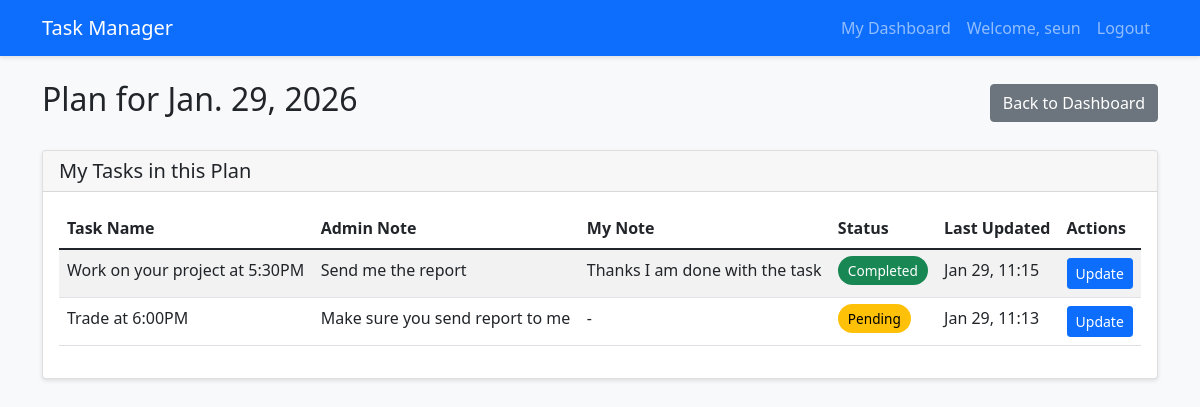
/staff/plans/1/ (signed in), run on the app's committed database.
### core/models.py (models this page shows, shortened)
class Plan(models.Model):
    date = models.DateField(unique=True, default=timezone.now)
    created_at = models.DateTimeField(auto_now_add=True)
    updated_at = models.DateTimeField(auto_now=True)
    class Meta:
        ordering = ['-date']

class Task(models.Model):
    STATUS_CHOICES = [
        ('pending', 'Pending'),
        ('in_progress', 'In Progress'),
        ('completed', 'Completed'),
        ('on_hold', 'On Hold'),
    ]
    plan = models.ForeignKey(Plan, on_delete=models.CASCADE, related_name='tasks')
    staff = models.ForeignKey(User, on_delete=models.CASCADE, limit_choices_to={'is_staff': True})
    name = models.CharField(max_length=200)
    admin_note = models.TextField(blank=True, null=True, verbose_name="Note by Admin")
    staff_note = models.TextField(blank=True, null=True, verbose_name="Note by Staff")
    status = models.CharField(max_length=20, choices=STATUS_CHOICES, default='pending')
    created_at = models.DateTimeField(auto_now_add=True)
    updated_at = models.DateTimeField(auto_now=True)
    class Meta:
        ordering = ['-created_at']

### core/views.py (the view)
# urls.py: path('staff/plans/<int:plan_id>/', views.staff_plan_detail, name='staff_plan_detail'),
@login_required
@user_passes_test(is_staff_user)
def staff_plan_detail(request, plan_id):
    plan = get_object_or_404(Plan, id=plan_id)
    tasks = plan.tasks.filter(staff=request.user)
    if request.method == 'POST':
        task_id = request.POST.get('task_id')
        task = get_object_or_404(Task, id=task_id, staff=request.user)
        form = StaffTaskUpdateForm(request.POST, instance=task)
        if form.is_valid():
            form.save()
            return redirect('staff_plan_detail', plan_id=plan.id)
    else:
        form = StaffTaskUpdateForm()
    return render(request, 'core/staff_plan_detail.html', {
        'plan': plan,
        'tasks': tasks,
        'form': form,
    })

### core/views.py (called while the page is built)
def is_staff_user(user):
    return user.is_staff and not user.is_superuser

### templates/core/staff_plan_detail.html (shortened to what this page needs)
{% extends 'base.html' %}
{% block content %}
<div class="d-flex justify-content-between align-items-center mb-4">
    <h2>Plan for {{ plan.date }}</h2>
    <a href="{% url 'staff_dashboard' %}" class="btn btn-secondary">Back to Dashboard</a>
</div>
<div class="card">
    <div class="card-header">
        <h5 class="mb-0">My Tasks in this Plan</h5>
    </div>
    <div class="card-body">
        {% if tasks %}
            <div class="table-responsive">
                <table class="table table-striped">
                    <thead>
                        <tr>
                            <th>Task Name</th>
                            <th>Admin Note</th>
                            <th>My Note</th>
                            <th>Status</th>
                            <th>Last Updated</th>
                            <th>Actions</th>
                        </tr>
                    </thead>
                    <tbody>
                        {% for task in tasks %}
                            <tr>
                                <td>{{ task.name }}</td>
                                <td>{{ task.admin_note|default:"-" }}</td>
                                <td>{{ task.staff_note|default:"-" }}</td>
                                <td>
                                    <span class="status-badge status-{{ task.status }}">
                                        {{ task.get_status_display }}
                                    </span>
                                </td>
                                <td>{{ task.updated_at|date:"M d, H:i" }}</td>
                                <td>
                                    <a href="{% url 'update_task' task.id %}" class="btn btn-sm btn-primary">Update</a>
                                </td>
                            </tr>
                        {% endfor %}
                    </tbody>
                </table>
            </div>
        {% else %}
            <p class="text-center">No tasks assigned to you in this plan.</p>
        {% endif %}
    </div>
</div>
{% endblock %}

### templates/base.html (shortened to what this page needs)
<!DOCTYPE html>
<html lang="en">
<head>
    <link href="https://cdn.jsdelivr.net/npm/bootstrap@5.1.3/dist/css/bootstrap.min.css" rel="stylesheet">
</head>
<body>
    <nav class="navbar navbar-expand-lg navbar-dark bg-primary">
        <div class="container">
            <a class="navbar-brand" href="{% url 'dashboard' %}">Task Manager</a>
            <div class="collapse navbar-collapse" id="navbarNav">
                <ul class="navbar-nav ms-auto">
                    {% if user.is_authenticated %}
                        {% if user.is_superuser %}
                            <li class="nav-item">
                                <a class="nav-link" href="{% url 'admin_dashboard' %}">Admin Dashboard</a>
                            </li>
                            <li class="nav-item">
                                <a class="nav-link" href="{% url 'plan_list' %}">All Plans</a>
                            </li>
                            <li class="nav-item">
                                <a class="nav-link" href="{% url 'plan_create' %}">Create Plan</a>
                            </li>
                        {% elif user.is_staff %}
                            <li class="nav-item">
                                <a class="nav-link" href="{% url 'staff_dashboard' %}">My Dashboard</a>
                            </li>
                        {% endif %}
                        <li class="nav-item">
                            <span class="nav-link">Welcome, {{ user.username }}</span>
                        </li>
                        <li class="nav-item">
                            <a class="nav-link" href="{% url 'logout' %}">Logout</a>
                        </li>
                    {% endif %}
                </ul>
            </div>
        </div>
    </nav>
    <div class="container mt-4">
        {% block content %}{% endblock %}
    </div>
</body>
</html>

### templates/base.html (style rules this page uses)
body { background-color: #f8f9fa; }
.navbar { box-shadow: 0 2px 4px rgba(0,0,0,.1); }
.card { box-shadow: 0 2px 4px rgba(0,0,0,.1); margin-bottom: 20px; }
.status-badge { padding: 5px 10px; border-radius: 20px; font-size: 0.85em; }
.status-pending { background-color: #ffc107; color: #000; }
.status-completed { background-color: #198754; color: #fff; }

### data on the page
Plan: date "Jan. 29, 2026"
Task: name "Work on your project at 5:30PM", admin_note "Send me the report", staff_note "Thanks I am done with the task", status "Completed", updated_at "Jan 29, 11:15"
Task: name "Trade at 6:00PM", admin_note "Make sure you send report to me", staff_note "-", status "Pending", updated_at "Jan 29, 11:13"

### other printed values
{{ user.username }} "seun"
